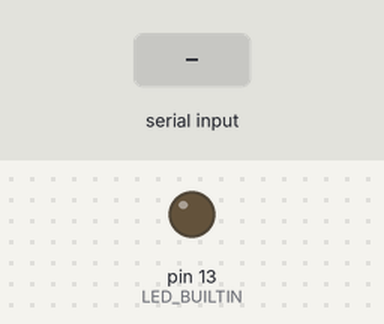
Recording of a sketch running on a simulated Arduino Uno, built with avr-gcc and run on an emulated ATmega328P. Shown: output pins drawn as LEDs (lit = HIGH). The test bench sets the inputs (shaded band).

Above: at 1.2 s.
1.3 s: "h" received over Serial
At 2.2 s:
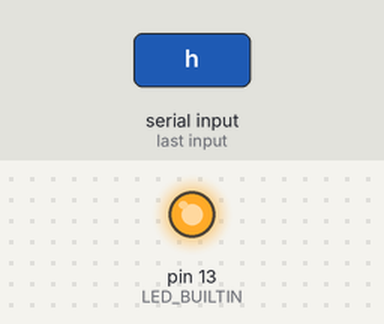
2.8 s: "l" received over Serial
At 3.4 s:
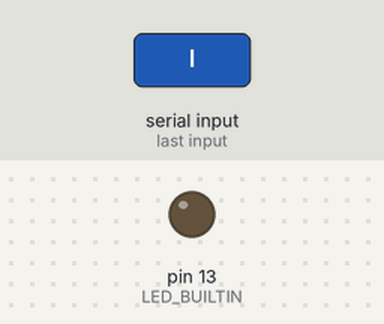
Timing chart, 0 to 5.8 s (numbered marks = the images above; inputs shaded):
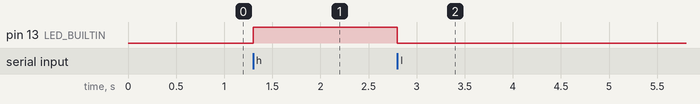

The sketch:

key_input.ino
```cpp
/*
[19 July 2025]

Description:

  A modified version of the PhysicalPixel example sketch

  This accepts a character from serial monitor and uses it to determine whether the
  built-in LED stays ON or OFF

*/


void setup() {
  // put your setup code here, to run once:
  pinMode(LED_BUILTIN, OUTPUT);
  Serial.begin(9600);
}

void loop() {
  // put your main code here, to run repeatedly:
  if (Serial.available() > 0) {

    int input = Serial.read();

    if (input == 'h') {
      digitalWrite(LED_BUILTIN, HIGH);

    }
    else if (input == 'l') {
      digitalWrite(LED_BUILTIN, LOW);
    }
  }
}
```

Measured:
- after the input at 1.3 s, pin 13 (LED_BUILTIN): LOW → HIGH at once
- after the input at 2.8 s, pin 13 (LED_BUILTIN): HIGH → LOW at once
